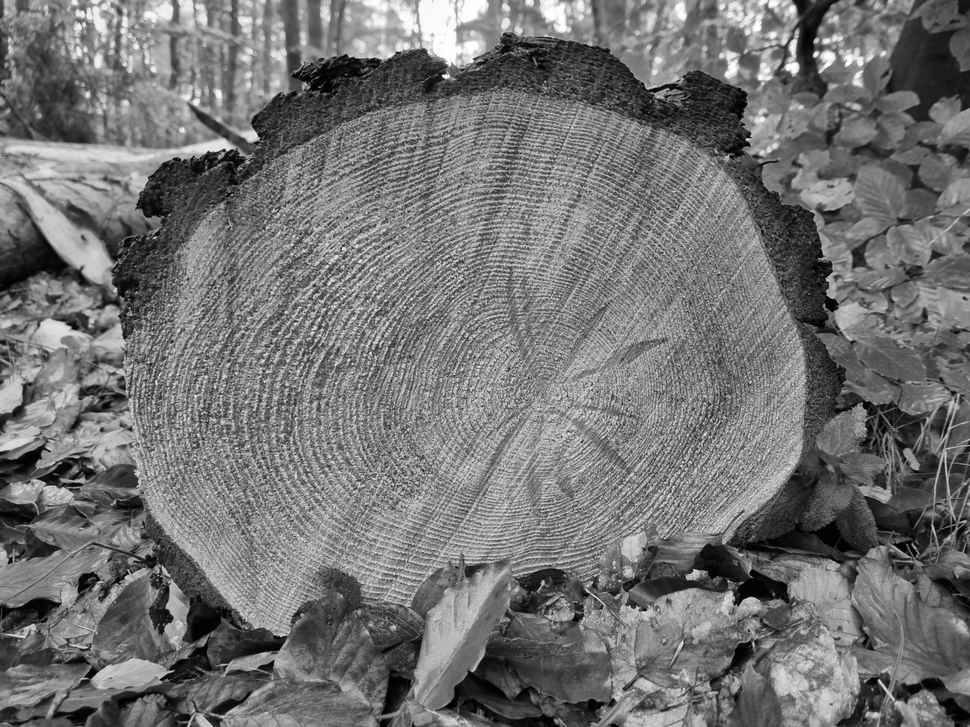
#> input picture input.tif, 970 x 727 px, shrunk from 2016 x 1512 before the run
$ python main.py   (older library calls are emulated)
#> lines starting #> are read from the running program, lines starting #| are printed output that depends on the picture; after the words box and inside, x2 and y2 are one past the last pixel; in counts of white or black regions, pixels touching at a corner belong together
"""
Notes from the Author:
The Idea of this script is to cut out the relevant portion of the Tree and then count the individual Rings with
edge-detection. In order to extract the trunk a mask was formed based on the contours found with canny edge-detection.
Watershed edge-detection did not yield sufficient results therefore the mask was polished with a combination of dilation
and afterwards de-noising. After the mask was finished the center of the mask was calculated to generate a reference
point for counting the rings. Finally, the rings could be calculated, again canny was used to detect the edges on the
original trunk now aiming to preserve every detail. Again canny was used with median thresholding, the result was a
rather noisy image. Better results could have been achieved with otsu or triangle thresholding however this could not be
implemented due to type and conversion errors.

With a manual count of 68 Rings and 65 Rings found by the script an accuracy above 95% was achieved
and deemed acceptable.
"""

import cv2
import imutils
import matplotlib.pyplot as plt
import numpy as np
import tifffile


# Func used to plot the current Image
def plot_img(img, title):
    plt.imshow(img, cmap=plt.get_cmap('gray'))
    plt.title(title)
    plt.show()


# Func used to calc thresholds for Edge detection
def get_range(threshold, sigma=0.1):
    return (1 - sigma) * threshold, (1 + sigma) * threshold


# calculate intersection --> helper needed for approx of middle point
def perp(a):
    b = np.empty_like(a)
    b[0] = -a[1]
    b[1] = a[0]
    return b


# segment intersect and calculate with numpy
def seg_intersect(a1, a2, b1, b2):
    da = a2 - a1
    db = b2 - b1
    dp = a1 - b1
    dap = perp(da)
    denom = np.dot(dap, db)
    num = np.dot(dap, dp)
    return (num / denom.astype(float)) * db + b1


# This algorithm copied from the internet extracts pixels along a line represented by two points
def create_line_iterator(P1, P2, img):
    """
    Produces and array that consists of the coordinates and intensities of each pixel in a line between two points

    Parameters:
        -P1: a numpy array that consists of the coordinate of the first point (x,y)
        -P2: a numpy array that consists of the coordinate of the second point (x,y)
        -img: the image being processed

    Returns:
        -it: a numpy array that consists of the coordinates and intensities of each pixel
        in the radii (shape: [numPixels, 3], row = [x,y,intensity])
    """
    # define local variables for readability
    imageH = img.shape[0]
    imageW = img.shape[1]
    P1X = P1[0]
    P1Y = P1[1]
    P2X = P2[0]
    P2Y = P2[1]

    # difference and absolute difference between points
    # used to calculate slope and relative location between points
    dX = P2X - P1X
    dY = P2Y - P1Y
    dXa = np.abs(dX)
    dYa = np.abs(dY)

    # predefine numpy array for output based on distance between points
    itbuffer = np.empty(shape=(np.maximum(dYa, dXa), 3), dtype=np.float32)
    itbuffer.fill(np.nan)

    # Obtain coordinates along the line using a form of Bresenham's algorithm
    negY = P1Y > P2Y
    negX = P1X > P2X
    if P1X == P2X:  # vertical line segment
        itbuffer[:, 0] = P1X
        if negY:
            itbuffer[:, 1] = np.arange(P1Y - 1, P1Y - dYa - 1, -1)
        else:
            itbuffer[:, 1] = np.arange(P1Y + 1, P1Y + dYa + 1)
    elif P1Y == P2Y:  # horizontal line segment
        itbuffer[:, 1] = P1Y
        if negX:
            itbuffer[:, 0] = np.arange(P1X - 1, P1X - dXa - 1, -1)
        else:
            itbuffer[:, 0] = np.arange(P1X + 1, P1X + dXa + 1)
    else:  # diagonal line segment
        steepSlope = dYa > dXa
        if steepSlope:
            slope = dX.astype(np.float32) / dY.astype(np.float32)
            if negY:
                itbuffer[:, 1] = np.arange(P1Y - 1, P1Y - dYa - 1, -1)
            else:
                itbuffer[:, 1] = np.arange(P1Y + 1, P1Y + dYa + 1)
            itbuffer[:, 0] = (slope * (itbuffer[:, 1] - P1Y)).astype(np.int) + P1X
        else:
            slope = dY.astype(np.float32) / dX.astype(np.float32)
            if negX:
                itbuffer[:, 0] = np.arange(P1X - 1, P1X - dXa - 1, -1)
            else:
                itbuffer[:, 0] = np.arange(P1X + 1, P1X + dXa + 1)
            itbuffer[:, 1] = (slope * (itbuffer[:, 0] - P1X)).astype(np.int) + P1Y

    # Remove points outside of image
    colX = itbuffer[:, 0]
    colY = itbuffer[:, 1]
    itbuffer = itbuffer[(colX >= 0) & (colY >= 0) & (colX < imageW) & (colY < imageH)]

    # Get intensities from img ndarray
    itbuffer[:, 2] = img[itbuffer[:, 1].astype(np.uint), itbuffer[:, 0].astype(np.uint)]

    return itbuffer


# Func used to count the switch between pixels
def counted_white_pixels(line_hor):
    count = 0
    li = create_line_iterator(line_hor[0], line_hor[1], edges)

    for (r, g, b) in li:
        if b:
            count += 1
    return count


if __name__ == '__main__':
    # Load original Image
    img = tifffile.imread('input.tif')
#> img is the input picture: shape (727, 970); min 0, max 255, mean 115.1
    # Plot original Image
    plot_img(img, 'original image')
    # Apply log transform to increase intensity.
    c = 255 / (np.log(1 + np.max(img)))
#> c = 45.99
    log_transformed = c * np.log(1 + img)
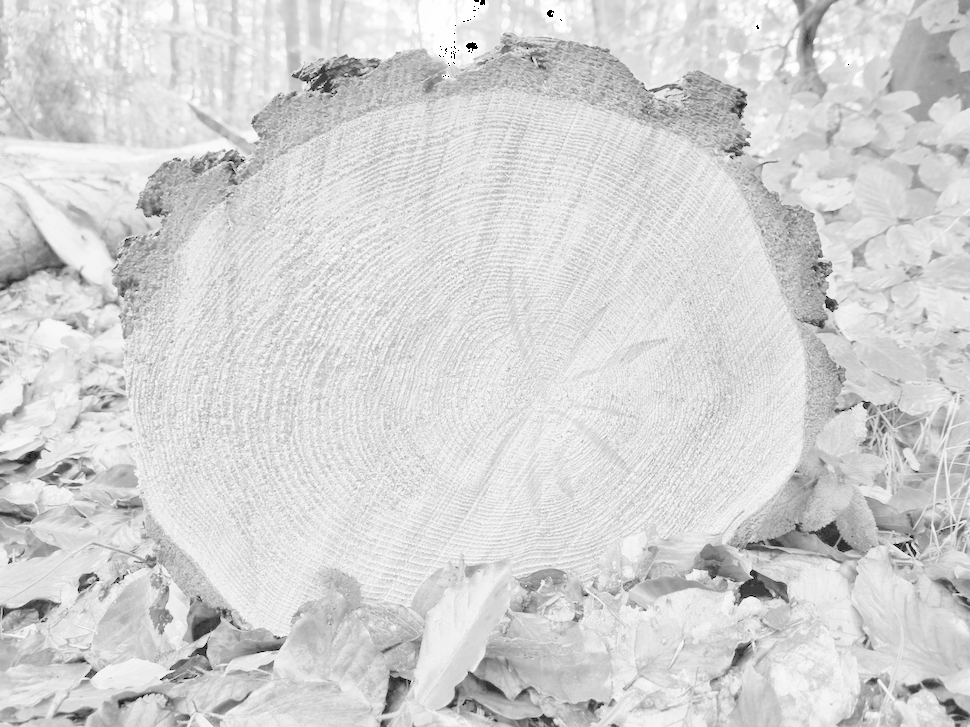
#> log_transformed: shape (727, 970) float16; 0.03% of the values are NaN or infinite; the others: min 0, max 255, mean 212.4; drawn with min black, max white, NaN and infinite black
    # Specify the data type to prevent issues down the line.
    img = np.array(log_transformed, dtype=np.uint8)
    # Plot the current Image
    plot_img(img, 'increased intensity')
    # Run Gaussian for Edge-Detection with Canny later on
    img_blur = cv2.GaussianBlur(img, (3, 3), 0)
    # Calculate thresholds for Edge-Detection
    thresh = np.median(img_blur)
#> thresh = 220
    thresh = get_range(thresh)
#> thresh = (198, 242)
    # Apply threshold
    edges = cv2.Canny(img_blur, *thresh)
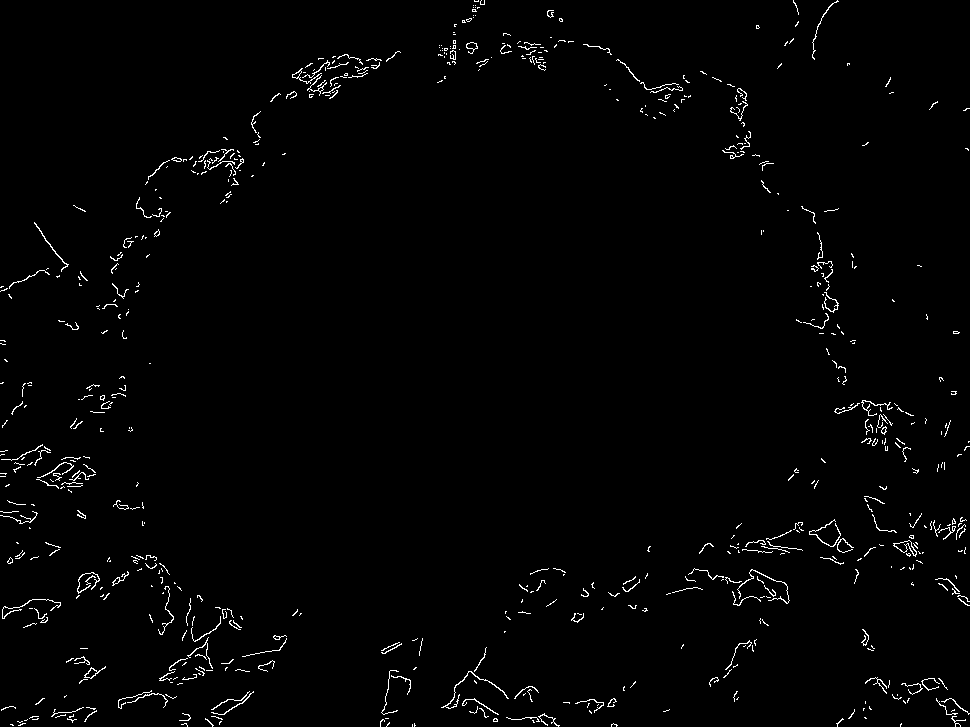
#> edges: shape (727, 970); 1.5% white in thin lines or dots
    # Plot progress
    plot_img(edges, 'found edges')
    # Apply dilation to make continues edges
    kernel = np.ones((3, 3), np.uint8)
    dilated_img = cv2.dilate(edges, kernel, iterations=39)
#> dilated_img: shape (727, 970); 61.9% white; 9 black regions (1 under 20 px), largest, box (x1, y1, x2, y2) and area: (172, 110, 795, 727) 219810, (0, 0, 414, 183) 35462, (878, 149, 970, 292) 4530
    # blur image to remove noise
    img = cv2.medianBlur(dilated_img, 255)
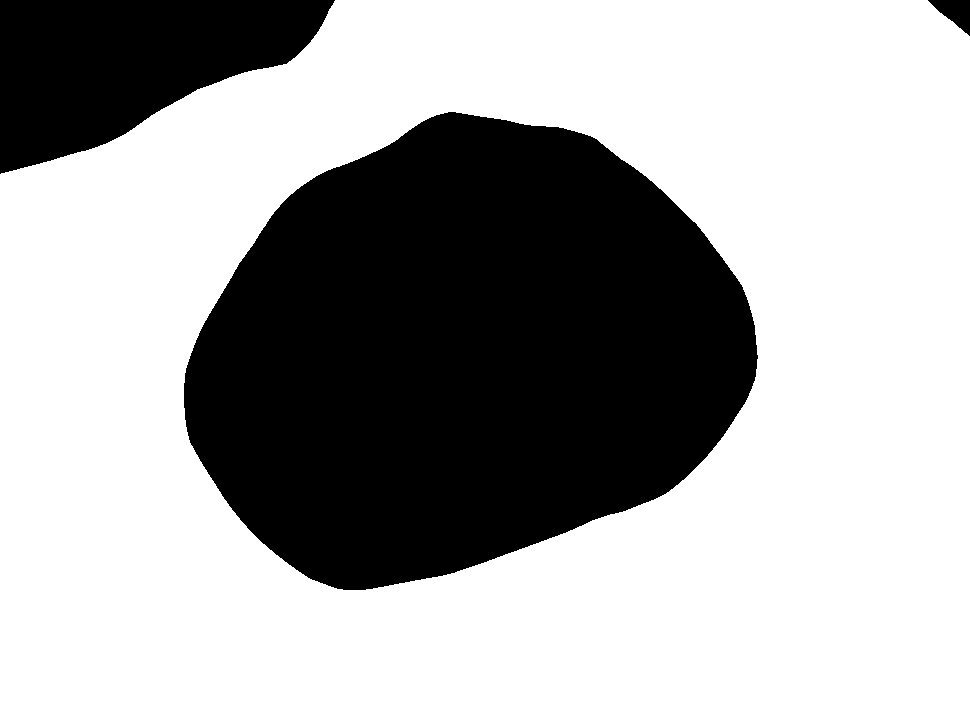
#> img: shape (727, 970); 66.7% white; 3 black regions, box (x1, y1, x2, y2) and area: (184, 112, 758, 590) 197776, (0, 0, 335, 174) 36038, (928, 0, 970, 36) 796
    # Plot basis for Mask
    plot_img(img, 'basic mask')
    # Invert colors
    img = cv2.bitwise_not(img)
#> img: shape (727, 970); 33.3% white; 3 white regions
    # Plot new Mask
    plot_img(img, 'inverted mask')
    # Find the largest component to use as mask later on
    img = img.astype('uint8')
    nb_components, output, stats, centroids = cv2.connectedComponentsWithStats(img, connectivity=4)
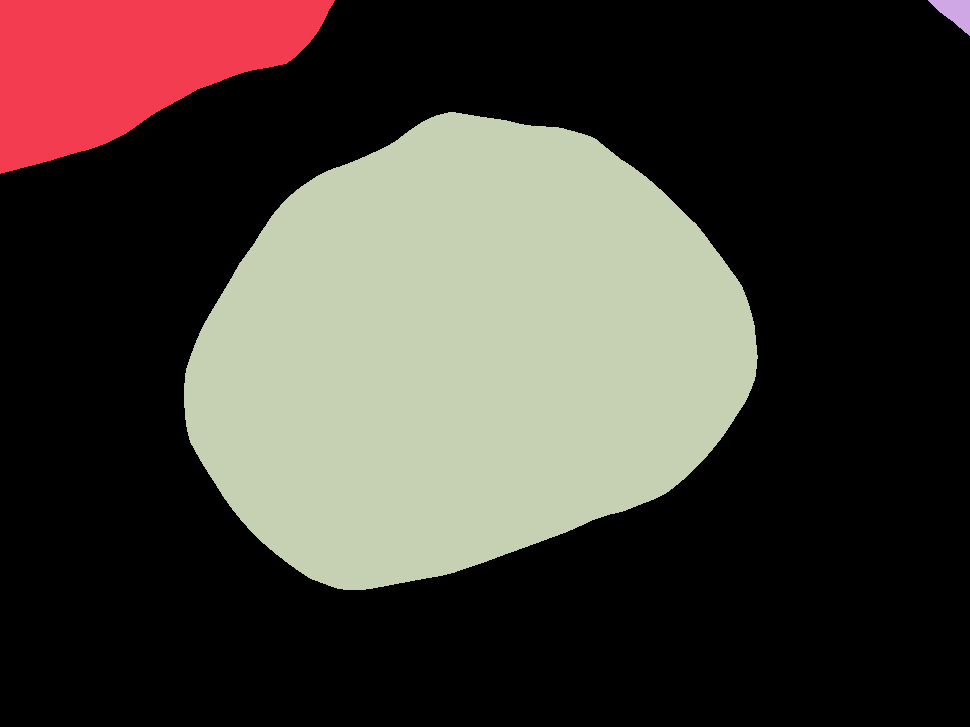
#> output: shape (727, 970) int32; 4 distinct labels, from 0 to 3; one colour per label, 0 black
#> nb_components = 4; stats = [[0, 0, 970, 727, 470580], [0, 0, 335, 174, 36038], [928, 0, 42, 36, 796], [184, 112, 574, 478, 197776]]; centroids = [[519.8, 390.5], [127, 62.69], [954.9, 11.63], [463.8, 353.7]]
    sizes = stats[:, -1]
#> sizes = [470580, 36038, 796, 197776]

    max_label = 1
    max_size = sizes[1]
#> max_size = 36038
    for i in range(2, nb_components):
        if sizes[i] > max_size:
            max_label = i
            max_size = sizes[i]
#> this loop made 2 passes
#> max_size on pass 2: 197776
#> after the loop, max_label = 3; max_size = 197776

    img2 = np.zeros(output.shape)
    img2[output == max_label] = 255
    mask = img2.astype('uint8')
    # Plot Mask
    plot_img(mask, 'final Mask')
    # Cut out Trunk
    img = tifffile.imread('input.tif')
    trunk = cv2.bitwise_and(img, img, mask=mask)
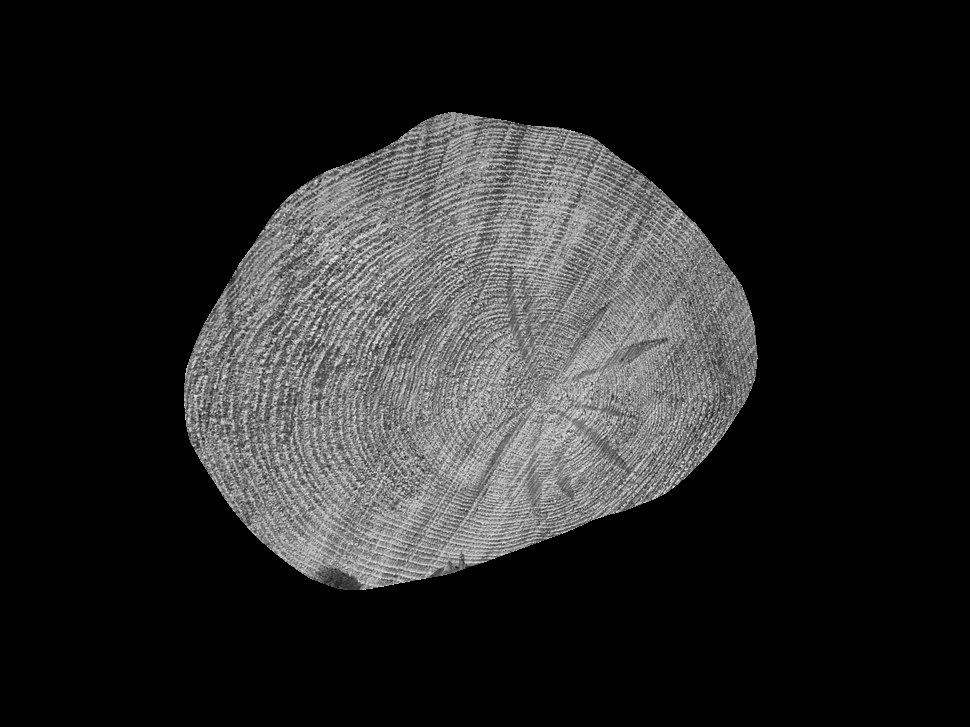
#> trunk: shape (727, 970); min 0, max 248, mean 37.5
    # Plot Trunk
    plot_img(trunk, 'cut out trunk')

    # Approximation of the middle Point
    contours = cv2.findContours(trunk.copy(), cv2.RETR_EXTERNAL, cv2.CHAIN_APPROX_NONE)
#> contours = 1 contour; box (x1, y1, x2, y2) and area: (184, 112, 758, 590) 197060
    cnts = imutils.grab_contours(contours)
#> cnts has the same summary as contours
    c = max(cnts, key=cv2.contourArea)
#> c = contour of 1429 points, box (x1, y1, x2, y2) (184, 112, 758, 590), area 197060
    # get all points
    xs = c[:, 0, 0]
#> xs = 1429 values, max 757 at index 1047, min 184 at index 346, mean 463.2
    ys = c[:, 0, 1]
#> ys = 1429 values, max 589 at index 586, min 112 at index 0, mean 356.7
    # get the maxima of each to draw lines and get the middle point
    ymax = np.amax(ys)
#> ymax = 589
    index = np.where(ys == ymax)
    ymax = np.array([xs[index][0], ymax])
#> ymax = [343, 589]

    ymin = np.amin(ys)
#> ymin = 112
    index = np.where(ys == ymin)
#> index = ([0, 1422, 1423, 1424, 1425, 1426, 1427, 1428],)
    ymin = np.array([xs[index][0], ymin])
#> ymin = [448, 112]

    xmax = np.amax(xs)
#> xmax = 757
    index = np.where(xs == xmax)
#> index = ([1047, 1048, 1049, 1050],)
    xmax = np.array([xmax, ys[index][0]])
#> xmax = [757, 358]

    xmin = np.amin(xs)
#> xmin = 184
    index = np.where(xs == xmin)
    xmin = np.array([xmin, ys[index][0]])
#> xmin = [184, 383]

    # plot intersects
    xIntersec, yIntersec = seg_intersect(xmin, xmax, ymin, ymax)
#> in seg_intersect, `da = a2 - a1`: da = [573, -25]
#> in seg_intersect, `db = b2 - b1`: db = [-105, 477]
#> in seg_intersect, `dp = a1 - b1`: dp = [-264, 271]
#> in seg_intersect, `dap = perp(da)`: dap = [25, 573]
#> in seg_intersect, `denom = np.dot(dap, db)`: denom = 270696
#> in seg_intersect, `num = np.dot(dap, dp)`: num = 148683
#> xIntersec = 390.3; yIntersec = 374
    points = np.array([xmin, xmax, ymin, ymax])
#> points = [[184, 383], [757, 358], [448, 112], [343, 589]]
    n = ["xmin", "xmax", "ymin", "ymax"]
    plt.scatter(points[:, 0], points[:, 1])
    for i, txt in enumerate(n):
        plt.annotate(txt, (points[i][0], points[i][1]))
    plt.scatter(xIntersec, yIntersec)
    plt.show()

    # Map approx middle to trunk
    plt.gray()
    plt.imshow(img)
    plt.scatter(points[:, 0], points[:, 1])
    plt.scatter(xIntersec, yIntersec)
    plt.title("calculated middle point of trunk")
    plt.show()
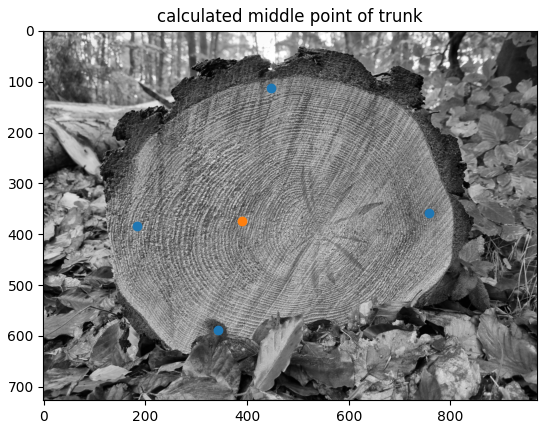
#> figure drawn by matplotlib, 1 panel

    # Count the Rings
    maskedImage = trunk
    img_blur = cv2.GaussianBlur(maskedImage, (5, 5), 0)
    edges = cv2.Canny(img_blur, 100, 200)
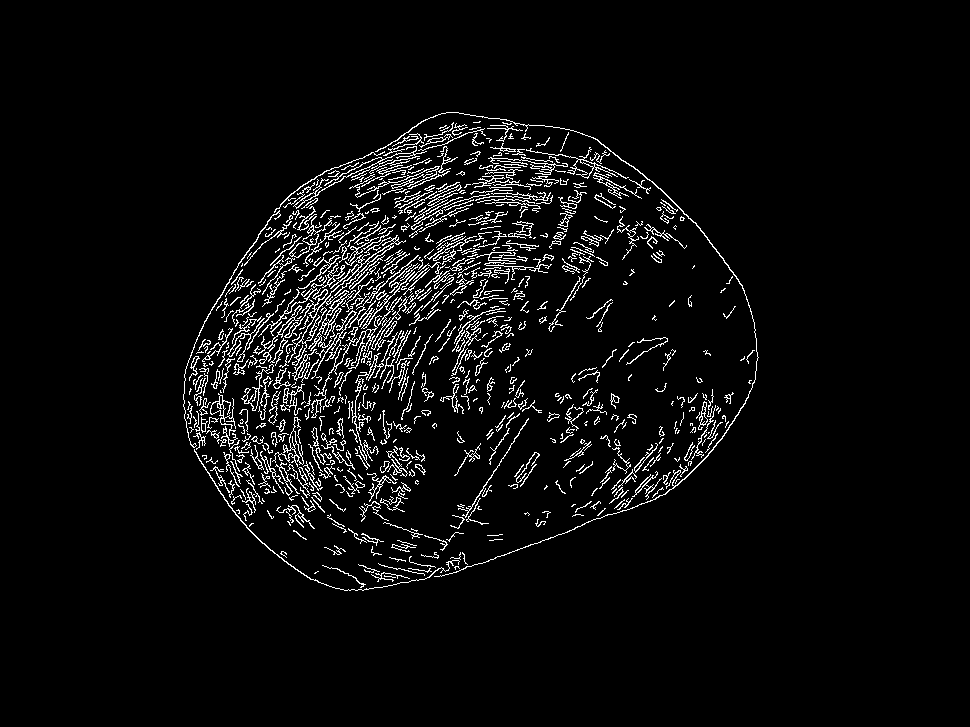
#> edges: shape (727, 970); 4.5% white in thin lines or dots, all inside (x1, y1, x2, y2) = (183, 112, 759, 591)
    countedHor = counted_white_pixels((xmin, xmax))
#> in create_line_iterator, `P1X = P1[0]`: P1X = 184
#> in create_line_iterator, `P1Y = P1[1]`: P1Y = 383
#> in create_line_iterator, `P2X = P2[0]`: P2X = 757
#> in create_line_iterator, `P2Y = P2[1]`: P2Y = 358
#> in create_line_iterator, `dX = P2X - P1X`: dX = 573
#> in create_line_iterator, `dY = P2Y - P1Y`: dY = -25
#> in create_line_iterator, `dXa = np.abs(dX)`: dXa = 573
#> in create_line_iterator, `dYa = np.abs(dY)`: dYa = 25
#> in create_line_iterator, `negY = P1Y > P2Y`: negY = True
#> in create_line_iterator, `negX = P1X > P2X`: negX = False
#> in create_line_iterator, `slope = dY.astype(np.float32) / dX.astype(np.float32)`: slope = -0.0436
#> in counted_white_pixels, `li = create_line_iterator(line_hor[0], line_hor[1], edges)`: li = 573 rows, first 8: [185, 383, 0], [186, 383, 0], [187, 383, 0], [188, 383, 0], [189, 383, 0], [190, 383, 0], [191, 383, 0], [192, 383, 0]
#> the loop in counted_white_pixels, `for (r, g, b) in li:` made 573 passes
#> (g, b) on passes 1 to 12: (383, 0), (383, 0), (383, 0), (383, 0), (383, 0), (383, 0), (383, 0), (383, 0), (383, 255), (383, 255), (383, 0), (383, 255)
#> after the loop in counted_white_pixels, `for (r, g, b) in li:`: count = 73
#> countedHor = 73
    countedver = counted_white_pixels((ymin, ymax))
#> in counted_white_pixels (call 2), `li = create_line_iterator(line_hor[0], line_hor[1], edges)`: li = 477 rows, first 8: [448, 113, 0], [448, 114, 0], [448, 115, 0], [448, 116, 0], [447, 117, 0], [447, 118, 0], [447, 119, 0], [447, 120, 0]
#> the loop in counted_white_pixels (call 2), `for (r, g, b) in li:` made 477 passes
#> (r, b) on passes 1 to 12: (448, 0), (448, 0), (448, 0), (448, 0), (447, 0), (447, 0), (447, 0), (447, 0), (447, 0), (446, 0), (446, 0), (446, 0)
#> countedver = 78
    print("Rings: " + str(int((countedver / 4 + countedHor / 4) / 2)))
#| Rings: 18
    # divided by 4 because we get over the whole line --> meaning double the rings and every change is calculated so
    # if it is from black to white and vise versa it counts as one, so we have double the change
